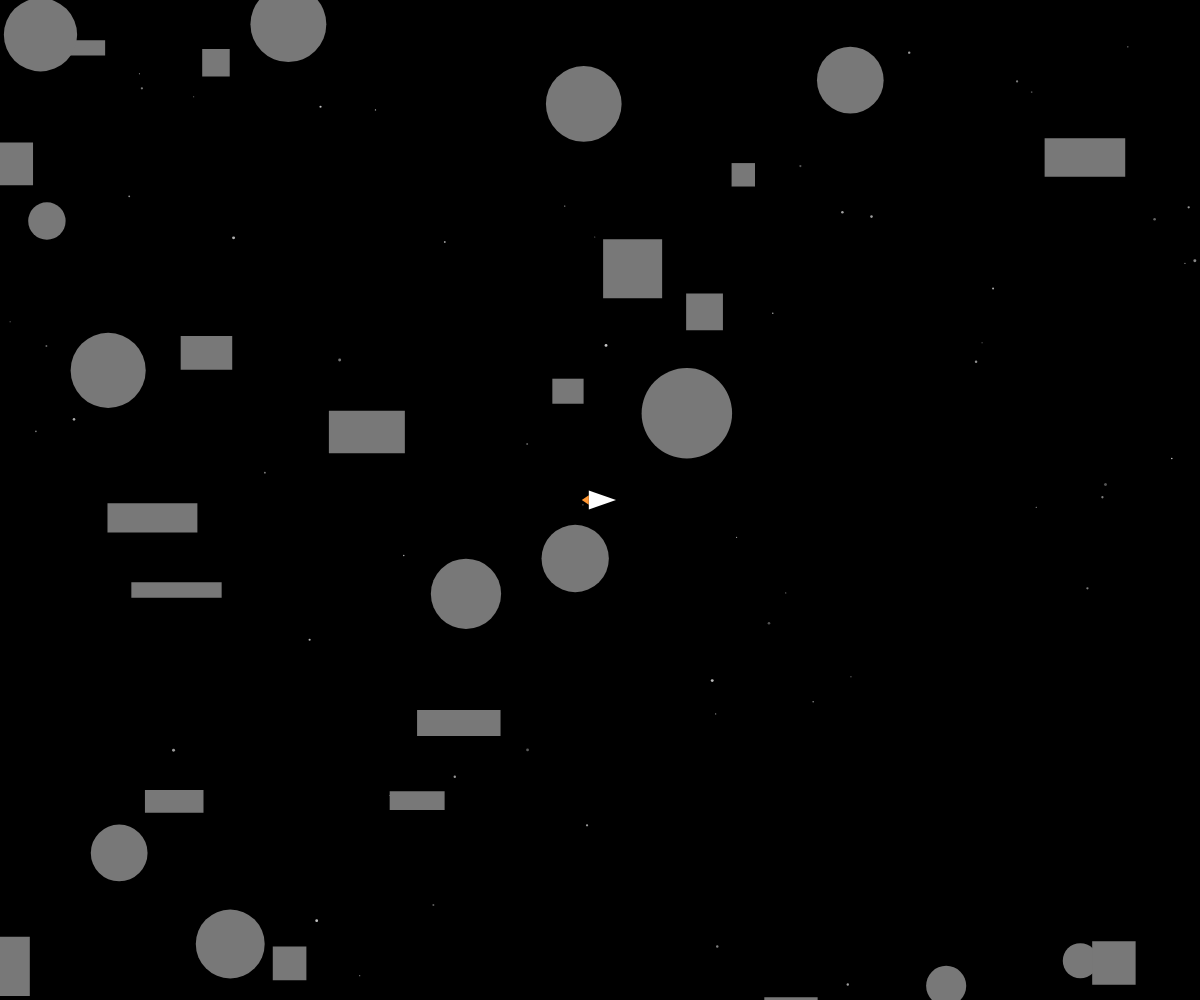
Frame 1 (no input)
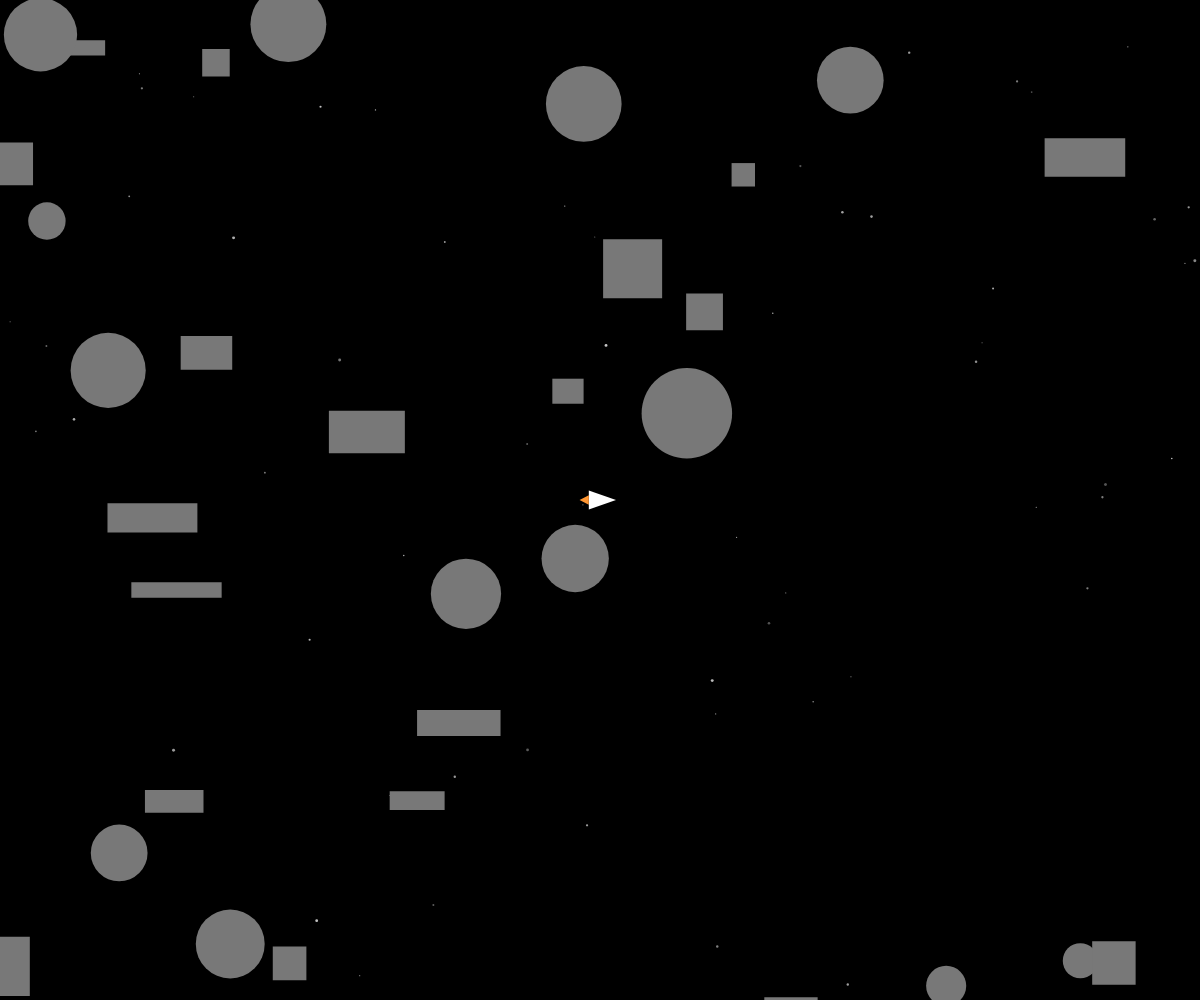
Frame 60 (no input)
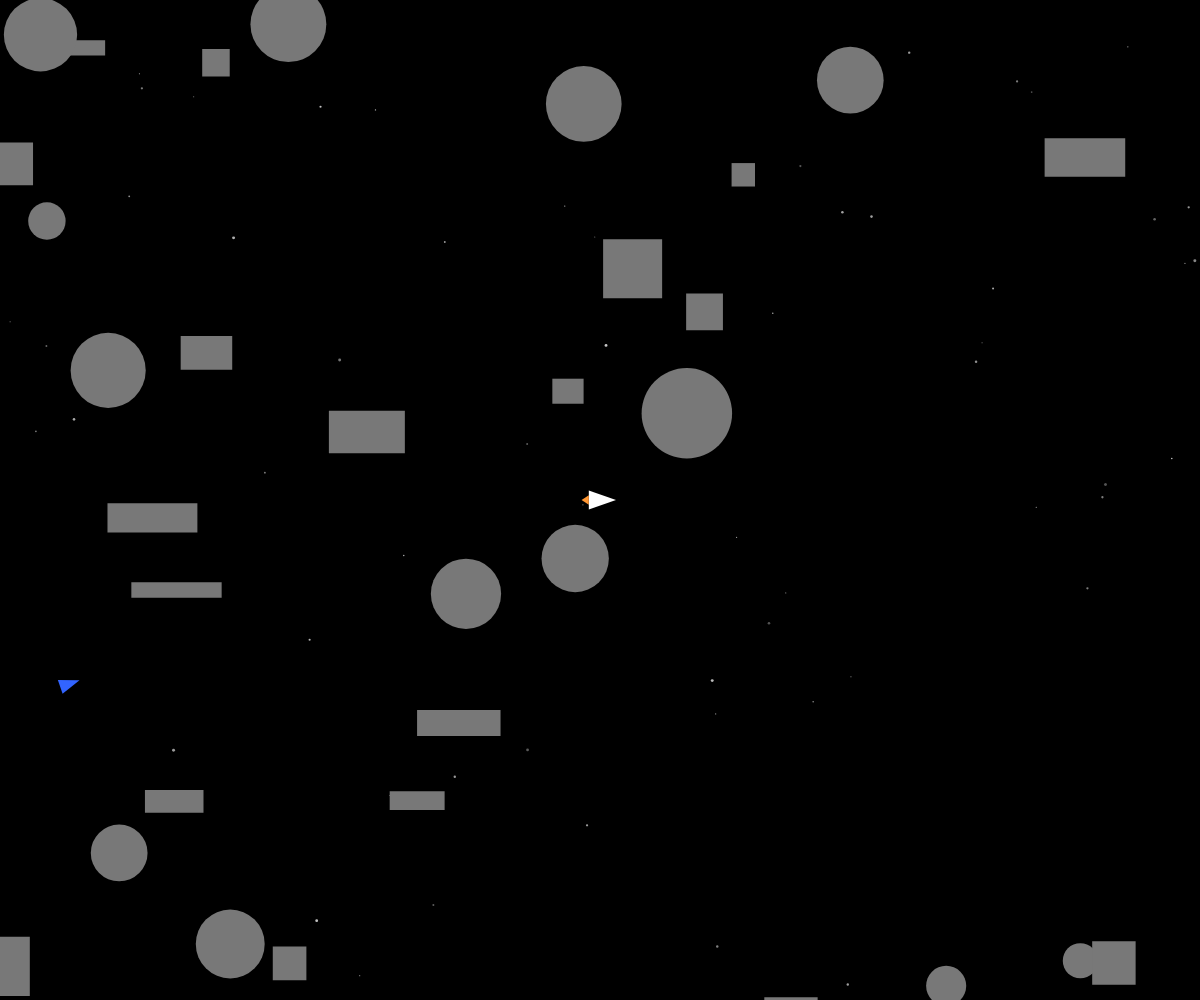
Frame 120 (the mouse pressed at the canvas centre since frame 60)

The p5.js sketch that drew these frames (run headless with seeded random() and noise() and a simulated clock; from frame 60 on, the mouse is pressed at the canvas centre):

// p5.js sketch
// ── sketch.js
const CHUNK_SIZE = 400;
const OBSTACLES_PER_CHUNK = 4;
const BULLET_SPEED = 10;
const BULLET_LIFE = 60;
const PLAYER_SPEED = 4;
const PLAYER_SIZE = 16;
const PLAYER_RADIUS = 12;
const CULL_DISTANCE = 3000;
const ENEMY_SPAWN_DIST = 600;
const ENEMY_SPAWN_INTERVAL = 90;
const RED_SPEED = 3;
const BLUE_SPEED = 1.2;
const BLUE_STOP_DIST = 250;
const BLUE_SHOOT_INTERVAL = 100;
const ENEMY_BULLET_SPEED = 6;
const ENEMY_SIZE = 12;
const MAX_ENEMIES = 20;

let player;
let bullets = [];
let enemyBullets = [];
let enemies = [];
let chunks = {};
let stars = [];
let gameOver = false;
let spawnTimer = 0;

function setup() {
  createCanvas(windowWidth, windowHeight);
  noStroke();
  resetGame();
}

function resetGame() {
  player = { x: 0, y: 0, angle: 0 };
  bullets = [];
  enemyBullets = [];
  enemies = [];
  chunks = {};
  gameOver = false;
  spawnTimer = 0;

  stars = [];
  for (let i = 0; i < 200; i++) {
    stars.push({
      x: random(-2000, 2000),
      y: random(-2000, 2000),
      s: random(1, 3),
      brightness: random(80, 200),
    });
  }
}

function chunkKey(cx, cy) {
  return cx + ',' + cy;
}

function generateChunk(cx, cy) {
  let key = chunkKey(cx, cy);
  if (chunks[key]) return;
  if (cx === 0 && cy === 0) { chunks[key] = []; return; }

  let obstacles = [];
  let ox = cx * CHUNK_SIZE;
  let oy = cy * CHUNK_SIZE;

  for (let i = 0; i < OBSTACLES_PER_CHUNK; i++) {
    let type = floor(random(3));
    let x = ox + random(CHUNK_SIZE);
    let y = oy + random(CHUNK_SIZE);

    if (type === 0) {
      obstacles.push({ type: 'circle', x, y, r: random(15, 50) });
    } else if (type === 1) {
      let s = random(20, 60);
      obstacles.push({ type: 'square', x, y, w: s, h: s });
    } else {
      obstacles.push({ type: 'rect', x, y, w: random(30, 100), h: random(15, 50) });
    }
  }
  chunks[key] = obstacles;
}

function collidesObstacle(x, y, radius) {
  for (let key in chunks) {
    for (let o of chunks[key]) {
      if (o.type === 'circle') {
        if (dist(x, y, o.x, o.y) < radius + o.r) return o;
      } else {
        let cx = constrain(x, o.x - o.w / 2, o.x + o.w / 2);
        let cy = constrain(y, o.y - o.h / 2, o.y + o.h / 2);
        if (dist(x, y, cx, cy) < radius) return o;
      }
    }
  }
  return null;
}

function pushOutOfObstacle(entity, radius) {
  for (let key in chunks) {
    for (let o of chunks[key]) {
      if (o.type === 'circle') {
        let d = dist(entity.x, entity.y, o.x, o.y);
        if (d < radius + o.r && d > 0) {
          let overlap = radius + o.r - d;
          entity.x += ((entity.x - o.x) / d) * overlap;
          entity.y += ((entity.y - o.y) / d) * overlap;
        }
      } else {
        let cx = constrain(entity.x, o.x - o.w / 2, o.x + o.w / 2);
        let cy = constrain(entity.y, o.y - o.h / 2, o.y + o.h / 2);
        let d = dist(entity.x, entity.y, cx, cy);
        if (d < radius && d > 0) {
          let overlap = radius - d;
          entity.x += ((entity.x - cx) / d) * overlap;
          entity.y += ((entity.y - cy) / d) * overlap;
        } else if (d === 0) {
          entity.x += radius;
        }
      }
    }
  }
}

function draw() {
  background(0);

  if (gameOver) {
    drawGameOver();
    return;
  }

  handleInput();
  pushOutOfObstacle(player, PLAYER_RADIUS);
  spawnEnemies();
  updateEnemies();
  updateBullets();
  updateEnemyBullets();

  let viewChunksX = ceil(width / CHUNK_SIZE) + 2;
  let viewChunksY = ceil(height / CHUNK_SIZE) + 2;
  let pcx = floor(player.x / CHUNK_SIZE);
  let pcy = floor(player.y / CHUNK_SIZE);

  for (let dx = -viewChunksX; dx <= viewChunksX; dx++) {
    for (let dy = -viewChunksY; dy <= viewChunksY; dy++) {
      generateChunk(pcx + dx, pcy + dy);
    }
  }

  cullFarChunks(pcx, pcy);

  push();
  translate(width / 2 - player.x, height / 2 - player.y);

  drawStars();
  drawObstacles();
  drawBullets();
  drawEnemyBullets();
  drawEnemies();
  drawPlayer();

  pop();
}

function drawGameOver() {
  fill(255, 0, 0);
  textAlign(CENTER, CENTER);
  textSize(48);
  text('GAME OVER', width / 2, height / 2 - 30);
  textSize(20);
  fill(255);
  text('Press R to restart', width / 2, height / 2 + 30);
}

function handleInput() {
  let turnSpeed = 0.1;

  if (keyIsDown(LEFT_ARROW)) player.angle -= turnSpeed;
  if (keyIsDown(RIGHT_ARROW)) player.angle += turnSpeed;

  let thrust = 0;
  if (keyIsDown(UP_ARROW)) thrust = PLAYER_SPEED;
  if (keyIsDown(DOWN_ARROW)) thrust = -PLAYER_SPEED;

  let ax = 0, ay = 0;
  if (keyIsDown(65)) ax -= 1;
  if (keyIsDown(68)) ax += 1;
  if (keyIsDown(87)) ay -= 1;
  if (keyIsDown(83)) ay += 1;

  if (ax !== 0 || ay !== 0) {
    let mag = sqrt(ax * ax + ay * ay);
    player.x += (ax / mag) * PLAYER_SPEED;
    player.y += (ay / mag) * PLAYER_SPEED;
    player.angle = atan2(ay, ax);
  }

  if (thrust !== 0) {
    player.x += cos(player.angle) * thrust;
    player.y += sin(player.angle) * thrust;
  }
}

function spawnEnemies() {
  spawnTimer++;
  if (spawnTimer < ENEMY_SPAWN_INTERVAL || enemies.length >= MAX_ENEMIES) return;
  spawnTimer = 0;

  let angle = random(TWO_PI);
  let ex = player.x + cos(angle) * ENEMY_SPAWN_DIST;
  let ey = player.y + sin(angle) * ENEMY_SPAWN_DIST;

  if (collidesObstacle(ex, ey, ENEMY_SIZE)) return;

  let type = random() < 0.5 ? 'red' : 'blue';
  enemies.push({
    x: ex,
    y: ey,
    angle: angle + PI,
    type: type,
    shootTimer: floor(random(BLUE_SHOOT_INTERVAL)),
  });
}

function updateEnemies() {
  for (let i = enemies.length - 1; i >= 0; i--) {
    let e = enemies[i];

    let toPlayerX = player.x - e.x;
    let toPlayerY = player.y - e.y;
    let distToPlayer = Math.sqrt(toPlayerX * toPlayerX + toPlayerY * toPlayerY);

    if (distToPlayer > 0) {
      e.angle = Math.atan2(toPlayerY, toPlayerX);
    }

    if (e.type === 'red') {
      updateRedEnemy(e, toPlayerX, toPlayerY, distToPlayer);
      if (distToPlayer < PLAYER_RADIUS + ENEMY_SIZE) {
        gameOver = true;
      }
    } else {
      updateBlueEnemy(e, distToPlayer);
    }

    if (distToPlayer > CULL_DISTANCE) {
      enemies.splice(i, 1);
    }
  }
}

function updateRedEnemy(e, toPlayerX, toPlayerY, distToPlayer) {
  if (distToPlayer <= 0) return;
  let nx = toPlayerX / distToPlayer;
  let ny = toPlayerY / distToPlayer;
  let newX = e.x + nx * RED_SPEED;
  let newY = e.y + ny * RED_SPEED;

  if (!collidesObstacle(newX, newY, ENEMY_SIZE)) {
    e.x = newX;
    e.y = newY;
  } else if (!collidesObstacle(e.x + nx * RED_SPEED, e.y, ENEMY_SIZE)) {
    e.x += nx * RED_SPEED;
  } else if (!collidesObstacle(e.x, e.y + ny * RED_SPEED, ENEMY_SIZE)) {
    e.y += ny * RED_SPEED;
  }
}

function updateBlueEnemy(e, distToPlayer) {
  if (distToPlayer > BLUE_STOP_DIST) {
    let mx = Math.cos(e.angle) * BLUE_SPEED;
    let my = Math.sin(e.angle) * BLUE_SPEED;
    let newX = e.x + mx;
    let newY = e.y + my;

    if (!collidesObstacle(newX, newY, ENEMY_SIZE)) {
      e.x = newX;
      e.y = newY;
    } else if (!collidesObstacle(e.x + mx, e.y, ENEMY_SIZE)) {
      e.x += mx;
    } else if (!collidesObstacle(e.x, e.y + my, ENEMY_SIZE)) {
      e.y += my;
    }
  }

  e.shootTimer++;
  if (e.shootTimer >= BLUE_SHOOT_INTERVAL && distToPlayer > 0 && distToPlayer < 500) {
    e.shootTimer = 0;
    let frontX = cos(e.angle);
    let frontY = sin(e.angle);
    enemyBullets.push({
      x: e.x + frontX * ENEMY_SIZE,
      y: e.y + frontY * ENEMY_SIZE,
      vx: frontX * ENEMY_BULLET_SPEED,
      vy: frontY * ENEMY_BULLET_SPEED,
      life: BULLET_LIFE,
    });
  }
}

function updateEnemyBullets() {
  for (let i = enemyBullets.length - 1; i >= 0; i--) {
    let b = enemyBullets[i];
    b.x += b.vx;
    b.y += b.vy;
    b.life--;

    if (dist(b.x, b.y, player.x, player.y) < PLAYER_RADIUS) {
      gameOver = true;
    }

    if (b.life <= 0) {
      enemyBullets.splice(i, 1);
    }
  }
}

function drawStars() {
  for (let s of stars) {
    let sx = ((s.x - player.x * 0.3) % 2000 + 3000) % 2000 - 1000 + player.x;
    let sy = ((s.y - player.y * 0.3) % 2000 + 3000) % 2000 - 1000 + player.y;
    fill(255, s.brightness);
    circle(sx, sy, s.s);
  }
}

function drawObstacles() {
  fill(120);
  for (let key in chunks) {
    for (let obs of chunks[key]) {
      if (obs.type === 'circle') {
        circle(obs.x, obs.y, obs.r * 2);
      } else {
        rectMode(CENTER);
        rect(obs.x, obs.y, obs.w, obs.h);
      }
    }
  }
}

function drawBullets() {
  fill(255, 255, 100);
  for (let b of bullets) {
    circle(b.x, b.y, 5);
  }
}

function drawEnemyBullets() {
  fill(100, 150, 255);
  for (let b of enemyBullets) {
    circle(b.x, b.y, 7);
  }
}

function drawEnemies() {
  for (let e of enemies) {
    push();
    translate(e.x, e.y);
    rotate(e.angle);

    if (e.type === 'red') {
      fill(255, 50, 50);
    } else {
      fill(50, 100, 255);
    }

    triangle(
      ENEMY_SIZE, 0,
      -ENEMY_SIZE * 0.7, -ENEMY_SIZE * 0.6,
      -ENEMY_SIZE * 0.7, ENEMY_SIZE * 0.6
    );
    pop();
  }
}

function drawPlayer() {
  push();
  translate(player.x, player.y);
  rotate(player.angle);

  fill(255);
  triangle(
    PLAYER_SIZE, 0,
    -PLAYER_SIZE * 0.7, -PLAYER_SIZE * 0.6,
    -PLAYER_SIZE * 0.7, PLAYER_SIZE * 0.6
  );

  fill(255, 150, 50);
  triangle(
    -PLAYER_SIZE * 0.7, -PLAYER_SIZE * 0.3,
    -PLAYER_SIZE * 0.7, PLAYER_SIZE * 0.3,
    -PLAYER_SIZE * 1.1 - random(3), 0
  );

  pop();
}

function updateBullets() {
  for (let i = bullets.length - 1; i >= 0; i--) {
    let b = bullets[i];
    b.x += b.vx;
    b.y += b.vy;
    b.life--;

    let hitObs = checkBulletHitObstacle(b);
    let hitEnemy = checkBulletHitEnemy(b);
    if (b.life <= 0 || hitObs || hitEnemy) {
      bullets.splice(i, 1);
    }
  }
}

function checkBulletHitObstacle(b) {
  for (let key in chunks) {
    let obs = chunks[key];
    for (let j = obs.length - 1; j >= 0; j--) {
      let o = obs[j];
      let hit = false;
      if (o.type === 'circle') {
        hit = dist(b.x, b.y, o.x, o.y) < o.r;
      } else {
        hit = b.x > o.x - o.w / 2 && b.x < o.x + o.w / 2 &&
              b.y > o.y - o.h / 2 && b.y < o.y + o.h / 2;
      }
      if (hit) {
        obs.splice(j, 1);
        return true;
      }
    }
  }
  return false;
}

function checkBulletHitEnemy(b) {
  for (let i = enemies.length - 1; i >= 0; i--) {
    let e = enemies[i];
    if (dist(b.x, b.y, e.x, e.y) < ENEMY_SIZE) {
      enemies.splice(i, 1);
      return true;
    }
  }
  return false;
}

function cullFarChunks(pcx, pcy) {
  let maxDist = CULL_DISTANCE / CHUNK_SIZE;
  for (let key in chunks) {
    let parts = key.split(',');
    let cx = int(parts[0]);
    let cy = int(parts[1]);
    if (abs(cx - pcx) > maxDist || abs(cy - pcy) > maxDist) {
      delete chunks[key];
    }
  }
}

function shoot() {
  bullets.push({
    x: player.x + cos(player.angle) * PLAYER_SIZE,
    y: player.y + sin(player.angle) * PLAYER_SIZE,
    vx: cos(player.angle) * BULLET_SPEED,
    vy: sin(player.angle) * BULLET_SPEED,
    life: BULLET_LIFE,
  });
}

function keyPressed() {
  if (key === ' ' && !gameOver) shoot();
  if (key === 'r' || key === 'R') resetGame();
  return false;
}

function windowResized() {
  resizeCanvas(windowWidth, windowHeight);
}
